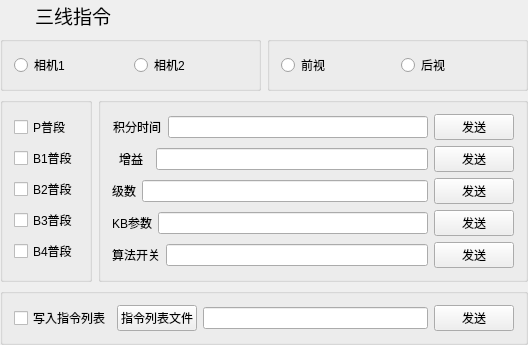
<?xml version="1.0" encoding="UTF-8"?>
<ui version="4.0">
 <class>CmdWindow</class>
 <widget class="QWidget" name="CmdWindow">
  <property name="geometry">
   <rect>
    <x>0</x>
    <y>0</y>
    <width>528</width>
    <height>318</height>
   </rect>
  </property>
  <property name="windowTitle">
   <string>CmdWindow</string>
  </property>
  <layout class="QVBoxLayout" name="verticalLayout_3">
   <property name="leftMargin">
    <number>0</number>
   </property>
   <property name="topMargin">
    <number>0</number>
   </property>
   <property name="rightMargin">
    <number>0</number>
   </property>
   <property name="bottomMargin">
    <number>0</number>
   </property>
   <item>
    <widget class="QWidget" name="topWidget" native="true">
     <property name="sizePolicy">
      <sizepolicy hsizetype="Expanding" vsizetype="Fixed">
       <horstretch>0</horstretch>
       <verstretch>0</verstretch>
      </sizepolicy>
     </property>
     <property name="minimumSize">
      <size>
       <width>0</width>
       <height>30</height>
      </size>
     </property>
     <property name="maximumSize">
      <size>
       <width>16777215</width>
       <height>29</height>
      </size>
     </property>
     <property name="styleSheet">
      <string notr="true"/>
     </property>
     <layout class="QHBoxLayout" name="horizontalLayout_6">
      <property name="spacing">
       <number>4</number>
      </property>
      <property name="leftMargin">
       <number>6</number>
      </property>
      <property name="topMargin">
       <number>2</number>
      </property>
      <property name="rightMargin">
       <number>6</number>
      </property>
      <property name="bottomMargin">
       <number>2</number>
      </property>
      <item>
       <widget class="QLabel" name="label_Pic">
        <property name="sizePolicy">
         <sizepolicy hsizetype="Fixed" vsizetype="Fixed">
          <horstretch>0</horstretch>
          <verstretch>0</verstretch>
         </sizepolicy>
        </property>
        <property name="minimumSize">
         <size>
          <width>25</width>
          <height>25</height>
         </size>
        </property>
        <property name="maximumSize">
         <size>
          <width>25</width>
          <height>25</height>
         </size>
        </property>
        <property name="text">
         <string/>
        </property>
       </widget>
      </item>
      <item>
       <widget class="QLabel" name="label_6">
        <property name="sizePolicy">
         <sizepolicy hsizetype="Minimum" vsizetype="Fixed">
          <horstretch>0</horstretch>
          <verstretch>0</verstretch>
         </sizepolicy>
        </property>
        <property name="font">
         <font>
          <family>微软雅黑</family>
          <pointsize>14</pointsize>
          <weight>50</weight>
          <bold>false</bold>
          <underline>false</underline>
         </font>
        </property>
        <property name="autoFillBackground">
         <bool>false</bool>
        </property>
        <property name="text">
         <string>三线指令</string>
        </property>
        <property name="wordWrap">
         <bool>false</bool>
        </property>
       </widget>
      </item>
      <item>
       <spacer name="horizontalSpacer">
        <property name="orientation">
         <enum>Qt::Horizontal</enum>
        </property>
        <property name="sizeHint" stdset="0">
         <size>
          <width>0</width>
          <height>0</height>
         </size>
        </property>
       </spacer>
      </item>
      <item>
       <widget class="QPushButton" name="minButton">
        <property name="minimumSize">
         <size>
          <width>20</width>
          <height>20</height>
         </size>
        </property>
        <property name="maximumSize">
         <size>
          <width>20</width>
          <height>20</height>
         </size>
        </property>
        <property name="styleSheet">
         <string notr="true"/>
        </property>
        <property name="text">
         <string/>
        </property>
        <property name="iconSize">
         <size>
          <width>34</width>
          <height>34</height>
         </size>
        </property>
        <property name="flat">
         <bool>true</bool>
        </property>
       </widget>
      </item>
      <item>
       <widget class="QPushButton" name="maxButton">
        <property name="enabled">
         <bool>false</bool>
        </property>
        <property name="minimumSize">
         <size>
          <width>20</width>
          <height>20</height>
         </size>
        </property>
        <property name="maximumSize">
         <size>
          <width>20</width>
          <height>20</height>
         </size>
        </property>
        <property name="text">
         <string/>
        </property>
        <property name="flat">
         <bool>true</bool>
        </property>
       </widget>
      </item>
      <item>
       <widget class="QPushButton" name="closeButton">
        <property name="sizePolicy">
         <sizepolicy hsizetype="Minimum" vsizetype="Fixed">
          <horstretch>0</horstretch>
          <verstretch>0</verstretch>
         </sizepolicy>
        </property>
        <property name="minimumSize">
         <size>
          <width>20</width>
          <height>20</height>
         </size>
        </property>
        <property name="maximumSize">
         <size>
          <width>20</width>
          <height>20</height>
         </size>
        </property>
        <property name="styleSheet">
         <string notr="true"/>
        </property>
        <property name="text">
         <string/>
        </property>
        <property name="iconSize">
         <size>
          <width>17</width>
          <height>17</height>
         </size>
        </property>
        <property name="autoRepeat">
         <bool>false</bool>
        </property>
        <property name="autoExclusive">
         <bool>false</bool>
        </property>
        <property name="flat">
         <bool>true</bool>
        </property>
       </widget>
      </item>
     </layout>
    </widget>
   </item>
   <item>
    <layout class="QHBoxLayout" name="horizontalLayout_5">
     <item>
      <widget class="QGroupBox" name="groupBox">
       <property name="title">
        <string/>
       </property>
       <layout class="QHBoxLayout" name="horizontalLayout_2">
        <item>
         <widget class="QRadioButton" name="radioButton_camera1">
          <property name="text">
           <string>相机1</string>
          </property>
         </widget>
        </item>
        <item>
         <widget class="QRadioButton" name="radioButton_camera2">
          <property name="text">
           <string>相机2</string>
          </property>
         </widget>
        </item>
       </layout>
      </widget>
     </item>
     <item>
      <widget class="QGroupBox" name="groupBox_2">
       <property name="title">
        <string/>
       </property>
       <layout class="QHBoxLayout" name="horizontalLayout_4">
        <item>
         <widget class="QRadioButton" name="radioButton_frontView">
          <property name="text">
           <string>前视</string>
          </property>
         </widget>
        </item>
        <item>
         <widget class="QRadioButton" name="radioButton_behindView">
          <property name="text">
           <string>后视</string>
          </property>
         </widget>
        </item>
       </layout>
      </widget>
     </item>
    </layout>
   </item>
   <item>
    <layout class="QHBoxLayout" name="horizontalLayout_11">
     <item>
      <widget class="QGroupBox" name="groupBox_3">
       <property name="title">
        <string/>
       </property>
       <layout class="QVBoxLayout" name="verticalLayout">
        <item>
         <widget class="QCheckBox" name="checkBox_P">
          <property name="text">
           <string>P普段</string>
          </property>
         </widget>
        </item>
        <item>
         <widget class="QCheckBox" name="checkBox_B1">
          <property name="text">
           <string>B1普段</string>
          </property>
         </widget>
        </item>
        <item>
         <widget class="QCheckBox" name="checkBox_B2">
          <property name="text">
           <string>B2普段</string>
          </property>
         </widget>
        </item>
        <item>
         <widget class="QCheckBox" name="checkBox_B3">
          <property name="text">
           <string>B3普段</string>
          </property>
         </widget>
        </item>
        <item>
         <widget class="QCheckBox" name="checkBox_B4">
          <property name="text">
           <string>B4普段</string>
          </property>
         </widget>
        </item>
       </layout>
      </widget>
     </item>
     <item>
      <widget class="QGroupBox" name="groupBox_4">
       <property name="title">
        <string/>
       </property>
       <layout class="QVBoxLayout" name="verticalLayout_2">
        <item>
         <layout class="QHBoxLayout" name="horizontalLayout">
          <item>
           <widget class="QLabel" name="label">
            <property name="sizePolicy">
             <sizepolicy hsizetype="Fixed" vsizetype="Preferred">
              <horstretch>0</horstretch>
              <verstretch>0</verstretch>
             </sizepolicy>
            </property>
            <property name="minimumSize">
             <size>
              <width>50</width>
              <height>0</height>
             </size>
            </property>
            <property name="text">
             <string>积分时间</string>
            </property>
            <property name="alignment">
             <set>Qt::AlignCenter</set>
            </property>
           </widget>
          </item>
          <item>
           <widget class="QLineEdit" name="lineEdit_JFSJ">
            <property name="sizePolicy">
             <sizepolicy hsizetype="Expanding" vsizetype="Fixed">
              <horstretch>0</horstretch>
              <verstretch>0</verstretch>
             </sizepolicy>
            </property>
           </widget>
          </item>
          <item>
           <widget class="QPushButton" name="pushButton_JFSJ">
            <property name="sizePolicy">
             <sizepolicy hsizetype="Maximum" vsizetype="Maximum">
              <horstretch>0</horstretch>
              <verstretch>0</verstretch>
             </sizepolicy>
            </property>
            <property name="text">
             <string>发送</string>
            </property>
           </widget>
          </item>
         </layout>
        </item>
        <item>
         <layout class="QHBoxLayout" name="horizontalLayout_7">
          <item>
           <widget class="QLabel" name="label_2">
            <property name="text">
             <string>  增益  </string>
            </property>
            <property name="alignment">
             <set>Qt::AlignCenter</set>
            </property>
           </widget>
          </item>
          <item>
           <widget class="QLineEdit" name="lineEdit_ZY">
            <property name="sizePolicy">
             <sizepolicy hsizetype="Expanding" vsizetype="Fixed">
              <horstretch>0</horstretch>
              <verstretch>0</verstretch>
             </sizepolicy>
            </property>
           </widget>
          </item>
          <item>
           <widget class="QPushButton" name="pushButton_ZY">
            <property name="sizePolicy">
             <sizepolicy hsizetype="Maximum" vsizetype="Fixed">
              <horstretch>0</horstretch>
              <verstretch>0</verstretch>
             </sizepolicy>
            </property>
            <property name="text">
             <string>发送</string>
            </property>
           </widget>
          </item>
         </layout>
        </item>
        <item>
         <layout class="QHBoxLayout" name="horizontalLayout_8">
          <item>
           <widget class="QLabel" name="label_3">
            <property name="text">
             <string>级数</string>
            </property>
            <property name="alignment">
             <set>Qt::AlignCenter</set>
            </property>
           </widget>
          </item>
          <item>
           <widget class="QLineEdit" name="lineEdit_JS">
            <property name="sizePolicy">
             <sizepolicy hsizetype="Expanding" vsizetype="Fixed">
              <horstretch>0</horstretch>
              <verstretch>0</verstretch>
             </sizepolicy>
            </property>
           </widget>
          </item>
          <item>
           <widget class="QPushButton" name="pushButton_JS">
            <property name="sizePolicy">
             <sizepolicy hsizetype="Maximum" vsizetype="Fixed">
              <horstretch>0</horstretch>
              <verstretch>0</verstretch>
             </sizepolicy>
            </property>
            <property name="text">
             <string>发送</string>
            </property>
           </widget>
          </item>
         </layout>
        </item>
        <item>
         <layout class="QHBoxLayout" name="horizontalLayout_9">
          <item>
           <widget class="QLabel" name="label_4">
            <property name="text">
             <string>KB参数</string>
            </property>
            <property name="alignment">
             <set>Qt::AlignCenter</set>
            </property>
           </widget>
          </item>
          <item>
           <widget class="QLineEdit" name="lineEdit_KBCS">
            <property name="sizePolicy">
             <sizepolicy hsizetype="Expanding" vsizetype="Fixed">
              <horstretch>0</horstretch>
              <verstretch>0</verstretch>
             </sizepolicy>
            </property>
           </widget>
          </item>
          <item>
           <widget class="QPushButton" name="pushButton_KBCS">
            <property name="sizePolicy">
             <sizepolicy hsizetype="Maximum" vsizetype="Fixed">
              <horstretch>0</horstretch>
              <verstretch>0</verstretch>
             </sizepolicy>
            </property>
            <property name="text">
             <string>发送</string>
            </property>
           </widget>
          </item>
         </layout>
        </item>
        <item>
         <layout class="QHBoxLayout" name="horizontalLayout_10">
          <item>
           <widget class="QLabel" name="label_5">
            <property name="text">
             <string>算法开关</string>
            </property>
            <property name="alignment">
             <set>Qt::AlignCenter</set>
            </property>
           </widget>
          </item>
          <item>
           <widget class="QLineEdit" name="lineEdit_SFKG">
            <property name="sizePolicy">
             <sizepolicy hsizetype="Expanding" vsizetype="Fixed">
              <horstretch>0</horstretch>
              <verstretch>0</verstretch>
             </sizepolicy>
            </property>
           </widget>
          </item>
          <item>
           <widget class="QPushButton" name="pushButton_SFKG">
            <property name="sizePolicy">
             <sizepolicy hsizetype="Maximum" vsizetype="Fixed">
              <horstretch>0</horstretch>
              <verstretch>0</verstretch>
             </sizepolicy>
            </property>
            <property name="text">
             <string>发送</string>
            </property>
           </widget>
          </item>
         </layout>
        </item>
       </layout>
      </widget>
     </item>
    </layout>
   </item>
   <item>
    <widget class="QGroupBox" name="groupBox_5">
     <property name="title">
      <string/>
     </property>
     <layout class="QHBoxLayout" name="horizontalLayout_3">
      <item>
       <widget class="QCheckBox" name="checkBox_CmdList">
        <property name="text">
         <string>写入指令列表</string>
        </property>
       </widget>
      </item>
      <item>
       <widget class="QPushButton" name="pushButton_getCmdFile">
        <property name="text">
         <string>指令列表文件</string>
        </property>
       </widget>
      </item>
      <item>
       <widget class="QLineEdit" name="lineEdit_CmdListFile"/>
      </item>
      <item>
       <widget class="QPushButton" name="pushButton_sendCmdFile">
        <property name="text">
         <string>发送</string>
        </property>
       </widget>
      </item>
     </layout>
    </widget>
   </item>
  </layout>
 </widget>
 <layoutdefault spacing="6" margin="11"/>
 <resources/>
 <connections/>
</ui>
